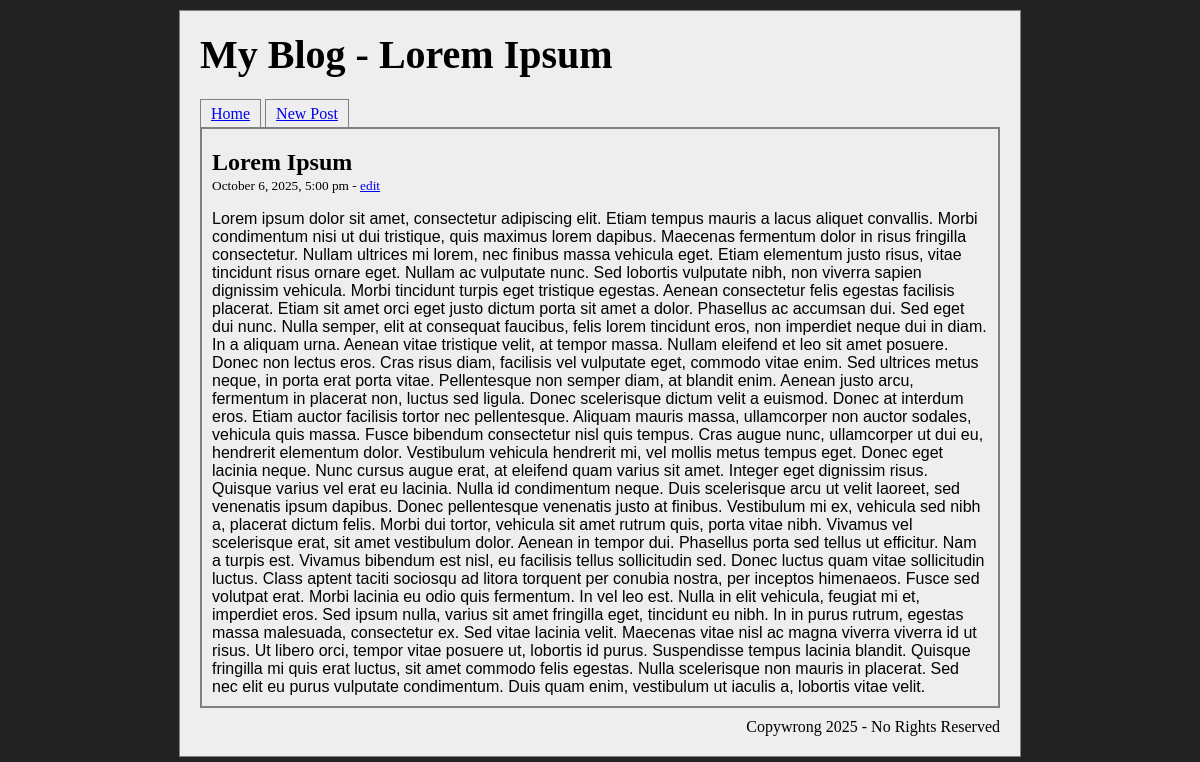
/show.php?id=14, run on the app's committed database.
### tables this page shows
CREATE TABLE `blog_posts` (
  `id` int(11) NOT NULL,
  `title` varchar(255) NOT NULL,
  `content` text NOT NULL,
  `created_at` timestamp NOT NULL DEFAULT current_timestamp()
);

### show.php (the view, shortened to what this page needs)
<?php
require('connect.php');
$header = "My Blog - ";
$home = 'Home';
$new_post = 'New Post';
$query = "SELECT * FROM blog_posts WHERE id = :id LIMIT 1";
$id = filter_input(INPUT_GET, 'id', FILTER_SANITIZE_NUMBER_INT);
$statement = $db->prepare($query);
$statement->bindValue(':id', $id, PDO::PARAM_INT);
$statement->execute();
$row = $statement->fetch();
$edit = 'edit';
$footer = "Copywrong 2025 - No Rights Reserved";
?>
<!DOCTYPE html>
<html lang="en">
<head>
    <link rel="stylesheet" href="main.css">
</head>
<body>
    <div id="wrapper">
        <div id="header">
            <h1><a href="index.php"><?= $header . $row['title'] ?></a></h1>
        </div>
        <ul id="menu">
            <li><a href="index.php"><?= $home ?></a></li>
            <li><a href="post.php"><?= $new_post ?></a></li>
        </ul>
        <div id="all_blogs">
            <div class="blog_post">
                <h2><?= $row['title'] ?></h2>
                <p>
                    <small>
                        <?= date('F j, Y, g:i a - ', strtotime($row['created_at'])) ?>
                        <a href="edit.php?id=<?= $row['id'] ?>"><?= $edit ?></a>
                    </small>
                </p>
                <div class="blog_content">
                    <?= $row['content'] ?>
                </div>
            </div>
        </div>
        <div id="footer">
            <?= $footer ?>
        </div>
    </div>
</body>
</html>

### main.css (style rules this page uses)
body { text-align: center; background: #222222; }
#wrapper { width: 800px; margin: 10px auto; text-align: left; border: 1px solid grey; padding: 20px; background: #EEEEEE; }
div.blog_post h2 a, div#header h1 a { text-decoration: none; color: black; }
div#header h1 { margin-top: 0; font-size: 2.5em; }
div.blog_post h2 { margin-bottom: 0; }
div.blog_post p { margin-top: 0; }
ul#menu li { display: inline; }
ul#menu li a { border: 1px solid grey; padding: 5px 10px; }
ul#menu { padding-left: 0; list-style: none; margin-bottom: 4px; }
div#all_blogs { border: 2px solid grey; padding: 0 10px 10px 10px; }
h1, h2 { font-family: Cambria, times, serif; }
div.blog_content { font-family: Calibri, sans-serif; }
div#footer { text-align: right; margin-top: 10px; }

### data on the page
blog_posts: title "Lorem Ipsum", created_at "October 6, 2025, 5:00 pm -", content "Lorem ipsum dolor sit amet, consectetur adipiscing elit. Etiam tempus mauris a lacus aliquet convallis. Morbi condimentum nisi ut dui tristique, quis maximus lorem dapibus. Maecenas fermentum dolor in risus fringilla consectetur. Nullam ultrices mi lorem, nec finibus massa vehicula eget. Etiam elementum justo risus, vitae tincidunt risus ornare eget. Nullam ac vulputate nunc. Sed lobortis vulputate nibh, non viverra sapien dignissim vehicula. Morbi tincidunt turpis eget tristique egestas. Aenean consectetur felis egestas facilisis placerat. Etiam sit amet orci eget justo dictum porta sit amet a dolor. Phasellus ac accumsan dui. Sed eget dui nunc. Nulla semper, elit at consequat faucibus,…"

### other printed values
$header "My Blog -"
$home "Home"
$new_post "New Post"
$edit "edit"
$footer "Copywrong 2025 - No Rights Reserved"
